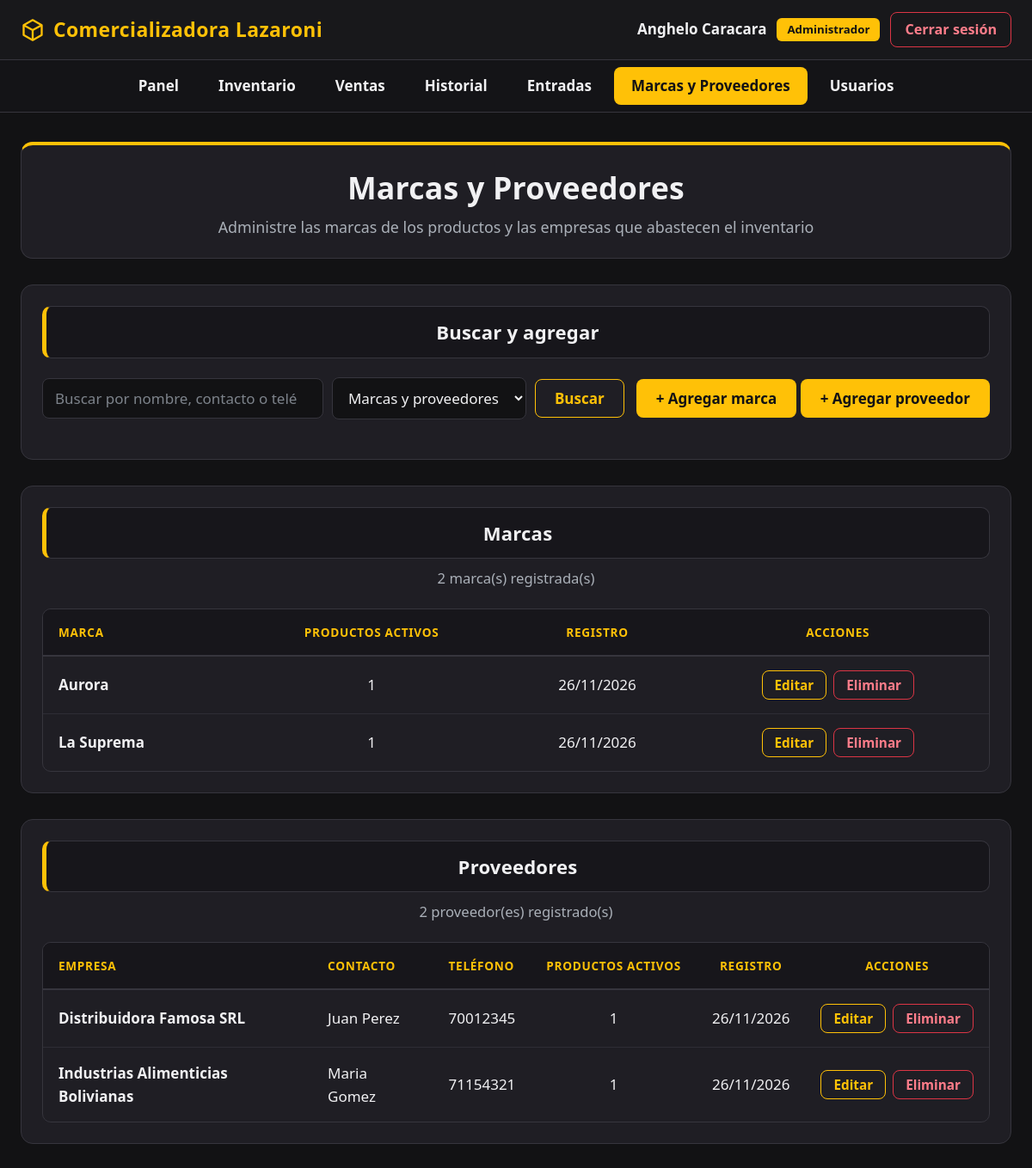
Screenshot of /marcas_proveedores.php (signed in) with the database file from the repository.
### tables this page shows
CREATE TABLE marcas (
    Id_marca INT AUTO_INCREMENT PRIMARY KEY,
    Nombre VARCHAR(80) NOT NULL UNIQUE,
    Activo TINYINT(1) NOT NULL DEFAULT 1,
    Fecha_registro DATETIME NOT NULL DEFAULT CURRENT_TIMESTAMP
);

CREATE TABLE proveedores (
    Id_proveedor INT AUTO_INCREMENT PRIMARY KEY,
    Nombre_empresa VARCHAR(100) NOT NULL,
    Contacto VARCHAR(100),
    Telefono VARCHAR(20),
    Activo TINYINT(1) NOT NULL DEFAULT 1,
    Fecha_registro DATETIME NOT NULL DEFAULT CURRENT_TIMESTAMP
);

### auth.php (called while the page is built, shortened)
<?php
function e($texto)
{
    return htmlspecialchars((string)$texto, ENT_QUOTES, 'UTF-8');
}

### marcas_proveedores.php (the view, shortened to what this page needs)
<?php
require_once "auth.php";
require_once "conexion.php";
$q = trim($_GET['q'] ?? '');
$ver = $_GET['ver'] ?? 'todos';
$marcas = [];
$proveedores = [];
if ($ver !== 'proveedores') {
    $where = "m.Activo = 1";
    $params = [];
    $st = $conexion->prepare(
        "SELECT m.Id_marca, m.Nombre, m.Fecha_registro, COUNT(p.Id_producto) AS productos
         FROM marcas m
         LEFT JOIN productos p ON p.Id_marca = m.Id_marca AND p.Activo = 1
         WHERE $where
         GROUP BY m.Id_marca, m.Nombre, m.Fecha_registro
         ORDER BY m.Nombre"
    );
    $st->execute($params);
    $marcas = $st->fetchAll();
}
if ($ver !== 'marcas') {
    $where = "pv.Activo = 1";
    $params = [];
    $st = $conexion->prepare(
        "SELECT pv.Id_proveedor, pv.Nombre_empresa, pv.Contacto, pv.Telefono, pv.Fecha_registro, COUNT(p.Id_producto) AS productos
         FROM proveedores pv
         LEFT JOIN productos p ON p.Id_proveedor = pv.Id_proveedor AND p.Activo = 1
         WHERE $where
         GROUP BY pv.Id_proveedor, pv.Nombre_empresa, pv.Contacto, pv.Telefono, pv.Fecha_registro
         ORDER BY pv.Nombre_empresa"
    );
    $st->execute($params);
    $proveedores = $st->fetchAll();
}
?>
<!DOCTYPE html>
<html lang="es">
<head>
    <link rel="stylesheet" href="estilo.css">
</head>
<body>
    <?php include "nav.php"; ?>
    <main class="contenedor">
        <h1 class="titulo-pagina">Marcas y Proveedores</h1>
        <p class="subtitulo">Administre las marcas de los productos y las empresas que abastecen el inventario</p>
        <section class="panel">
            <h2 class="panel-titulo solo">Buscar y agregar</h2>
            <div class="barra-herramientas">
                <form method="GET" action="marcas_proveedores.php" class="buscador">
                    <input type="search" name="q" value="<?php echo e($q); ?>" placeholder="Buscar por nombre, contacto o teléfono">
                    <select name="ver">
                        <option value="todos" <?php echo $ver === 'todos' ? 'selected' : ''; ?>>Marcas y proveedores</option>
                    </select>
                    <button type="submit" class="btn btn-secundario">Buscar</button>
                </form>
                <div class="acciones">
                    <button type="button" class="btn btn-primario" onclick="abrirMarca(null)">+ Agregar marca</button>
                    <button type="button" class="btn btn-primario" onclick="abrirProveedor(null)">+ Agregar proveedor</button>
                </div>
            </div>
        </section>
        <?php if ($ver !== 'proveedores'): ?>
        <section class="panel">
            <h2 class="panel-titulo">Marcas</h2>
            <p class="panel-subtitulo"><?php echo count($marcas); ?> marca(s) <?php echo $q !== '' ? 'encontrada(s)' : 'registrada(s)'; ?></p>
            <div class="tabla-scroll">
                <table class="tabla">
                    <thead>
                        <tr>
                            <th>Marca</th>
                            <th class="centro">Productos activos</th>
                            <th class="centro">Registro</th>
                            <th class="centro">Acciones</th>
                        </tr>
                    </thead>
                    <tbody>
                        <?php foreach ($marcas as $m): ?>
                        <tr>
                            <td><strong><?php echo e($m['Nombre']); ?></strong></td>
                            <td class="centro"><?php echo (int)$m['productos']; ?></td>
                            <td class="centro"><?php echo e(date('d/m/Y', strtotime($m['Fecha_registro']))); ?></td>
                            <td>
                                <div class="acciones">
                                    <button type="button" class="btn btn-secundario btn-chico"
                                        data-id="<?php echo (int)$m['Id_marca']; ?>"
                                        data-nombre="<?php echo e($m['Nombre']); ?>"
                                        onclick="abrirMarca(this)">Editar</button>
                                    <form method="POST" action="marcas_proveedores.php" onsubmit="return confirm('¿Eliminar esta marca?');">
                                        <button type="submit" class="btn btn-peligro btn-chico">Eliminar</button>
                                    </form>
                                </div>
                            </td>
                        </tr>
                        <?php endforeach; ?>
                    </tbody>
                </table>
            </div>
        </section>
        <?php endif; ?>
        <?php if ($ver !== 'marcas'): ?>
        <section class="panel">
            <h2 class="panel-titulo">Proveedores</h2>
            <p class="panel-subtitulo"><?php echo count($proveedores); ?> proveedor(es) <?php echo $q !== '' ? 'encontrado(s)' : 'registrado(s)'; ?></p>
            <div class="tabla-scroll">
                <table class="tabla">
                    <thead>
                        <tr>
                            <th>Empresa</th>
                            <th>Contacto</th>
                            <th>Teléfono</th>
                            <th class="centro">Productos activos</th>
                            <th class="centro">Registro</th>
                            <th class="centro">Acciones</th>
                        </tr>
                    </thead>
                    <tbody>
                        <?php foreach ($proveedores as $pv): ?>
                        <tr>
                            <td><strong><?php echo e($pv['Nombre_empresa']); ?></strong></td>
                            <td><?php echo e($pv['Contacto'] !== '' && $pv['Contacto'] !== null ? $pv['Contacto'] : 'Sin contacto'); ?></td>
                            <td><?php echo e($pv['Telefono'] !== '' && $pv['Telefono'] !== null ? $pv['Telefono'] : 'Sin teléfono'); ?></td>
                            <td class="centro"><?php echo (int)$pv['productos']; ?></td>
                            <td class="centro"><?php echo e(date('d/m/Y', strtotime($pv['Fecha_registro']))); ?></td>
                            <td>
                                <div class="acciones">
                                    <button type="button" class="btn btn-secundario btn-chico"
                                        data-id="<?php echo (int)$pv['Id_proveedor']; ?>"
                                        data-nombre="<?php echo e($pv['Nombre_empresa']); ?>"
                                        data-contacto="<?php echo e($pv['Contacto']); ?>"
                                        data-telefono="<?php echo e($pv['Telefono']); ?>"
                                        onclick="abrirProveedor(this)">Editar</button>
                                    <form method="POST" action="marcas_proveedores.php" onsubmit="return confirm('¿Eliminar este proveedor?');">
                                        <button type="submit" class="btn btn-peligro btn-chico">Eliminar</button>
                                    </form>
                                </div>
                            </td>
                        </tr>
                        <?php endforeach; ?>
                    </tbody>
                </table>
            </div>
        </section>
        <?php endif; ?>
    </main>
</body>
</html>

### estilo.css (style rules this page uses)
:root { --fondo: #121214; --barra: #18181b; --tarjeta: #1f1e24; --tarjeta-2: #17161b; --elevado: #2b2a31; --borde: #36353d; --texto: #f1f1f3; --suave: #aab0b8; --amarillo: #ffc107; --amarillo-osc: #e0a800; --cian: #0dcaf0; --azul: #0d6efd; --azul-texto: #5b9bff; --morado: #6f42c1; --verde: #198754; --verde-texto: #34c27a; --naranja: #fd7e14; --rojo: #dc3545; --rojo-texto: #ff7d8a; }
* { box-sizing: border-box; margin: 0; padding: 0; }
html { font-size: 17px; color-scheme: dark; }
body { background-color: var(--fondo); color: var(--texto); font-family: 'Segoe UI', Tahoma, Geneva, Verdana, sans-serif; font-variant-numeric: tabular-nums; line-height: 1.55; min-height: 100vh; }
h1, h2, h3 { font-family: inherit; font-weight: 700; color: var(--texto); letter-spacing: 0.2px; }
.contenedor { max-width: 1240px; margin: 0 auto; padding: 34px 24px 70px 24px; }
.titulo-pagina { text-align: center; font-size: 2.1rem; background-color: var(--tarjeta); border: 1px solid var(--borde); border-top: 4px solid var(--amarillo); border-bottom: none; border-radius: 14px 14px 0 0; padding: 22px 24px 4px 24px; }
.subtitulo { text-align: center; color: var(--suave); font-size: 1.05rem; background-color: var(--tarjeta); border: 1px solid var(--borde); border-top: none; border-radius: 0 0 14px 14px; padding: 0 24px 22px 24px; margin-bottom: 30px; }
.panel { background-color: var(--tarjeta); border: 1px solid var(--borde); border-radius: 14px; padding: 24px; margin-bottom: 30px; }
.panel-titulo { text-align: center; font-size: 1.3rem; background-color: var(--tarjeta-2); border: 1px solid var(--borde); border-left: 5px solid var(--amarillo); border-radius: 10px; padding: 12px 18px; margin-bottom: 10px; }
.panel-titulo.solo { margin-bottom: 22px; }
.panel-subtitulo { text-align: center; color: var(--suave); font-size: 0.98rem; margin-bottom: 22px; }
.barra-herramientas { display: flex; justify-content: space-between; align-items: center; gap: 14px; flex-wrap: wrap; margin-bottom: 22px; }
.buscador { display: flex; align-items: center; gap: 10px; flex-wrap: wrap; flex: 1; }
.buscador input[type="search"] { flex: 1; min-width: 220px; }
.buscador select { width: auto; min-width: 190px; }
input, select, textarea { font-family: inherit; font-size: 1rem; padding: 11px 14px; border: 1.5px solid var(--borde); border-radius: 8px; background-color: var(--fondo); color: var(--texto); width: 100%; transition: box-shadow 0.2s, border-color 0.2s; }
input::placeholder { color: #7d838b; }
.btn { display: inline-block; font-family: inherit; font-size: 1rem; font-weight: 700; padding: 10px 22px; border: 1.5px solid transparent; border-radius: 8px; cursor: pointer; text-decoration: none; text-align: center; transition: background-color 0.2s, color 0.2s; }
.btn-primario { background-color: var(--amarillo); color: #121214; }
.btn-secundario { background-color: transparent; border-color: var(--amarillo); color: var(--amarillo); }
.btn-peligro { background-color: transparent; border-color: var(--rojo); color: var(--rojo-texto); }
.btn-chico { font-size: 0.9rem; padding: 6px 14px; }
.tabla-scroll { overflow-x: auto; border-radius: 10px; border: 1px solid var(--borde); }
.tabla { width: 100%; border-collapse: collapse; min-width: 680px; }
.tabla th { color: var(--amarillo); text-transform: uppercase; font-size: 0.8rem; letter-spacing: 0.7px; padding: 16px 18px; text-align: left; white-space: nowrap; background-color: var(--tarjeta-2); border-bottom: 2px solid var(--borde); }
.tabla td { padding: 16px 18px; border-bottom: 1px solid #2e2d35; font-size: 1rem; line-height: 1.6; vertical-align: middle; }
.tabla tbody tr:last-child td { border-bottom: none; }
.tabla .centro { text-align: center; }
.tabla .acciones { display: flex; gap: 8px; justify-content: center; }
.tabla .acciones form { margin: 0; }

### rows the page displays
marcas: Nombre "Aurora", productos "1", Fecha_registro "26/11/2026"
marcas: Nombre "La Suprema", productos "1", Fecha_registro "26/11/2026"
proveedores: Nombre_empresa "Distribuidora Famosa SRL", Contacto "Juan Perez", Telefono "70012345", productos "1", Fecha_registro "26/11/2026"
proveedores: Nombre_empresa "Industrias Alimenticias Bolivianas", Contacto "Maria Gomez", Telefono "71154321", productos "1", Fecha_registro "26/11/2026"

### other values shown
$_SESSION['Nombre_completo'] "Anghelo Caracara"
$_SESSION['Nombre_rol'] "Administrador"
$p[1] "Panel"
$p[1] "Inventario"
$p[1] "Ventas"
$p[1] "Historial"
$p[1] "Entradas"
$p[1] "Marcas y Proveedores"
$p[1] "Usuarios"
count($marcas) "2"
count($proveedores) "2"
